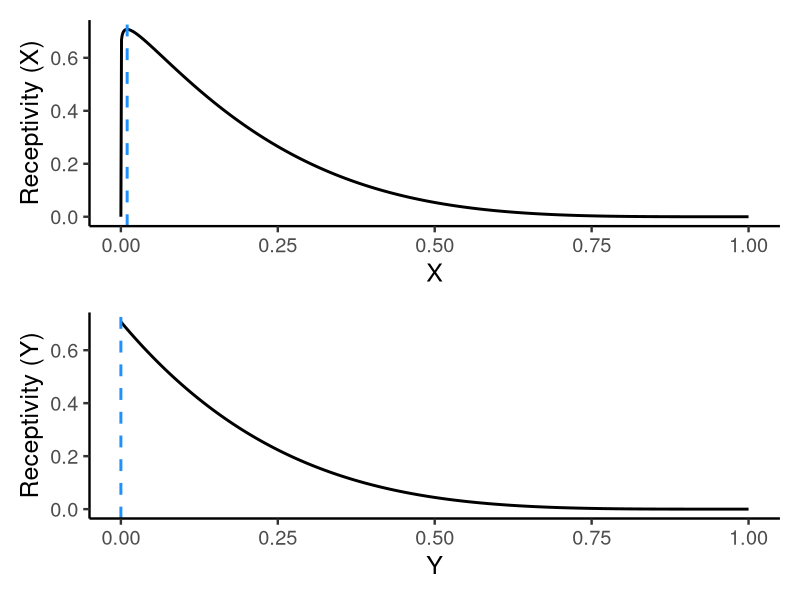

Write the R code that produced this figure.

library(ggplot2)
library(patchwork)

x <- seq(0, 1, length.out = 1000)
naive_x = 0.01
m = sqrt(0.5)
b = 5
Rx <- (m*x^((naive_x*(b-2)+1)/(1-naive_x) - 1) * (1-x)^(b-1)) / 
  (naive_x^((naive_x*(b-2)+1)/(1-naive_x)-1)*(1-naive_x)^(b-1))
data.x <- data.frame(x = x, Rx = Rx)

# "Canela Text", "Hoefler Text"


receptivity.x <- ggplot(data.x) + 
  geom_line(aes(x = x, y = Rx), linewidth = 1) + 
  geom_vline(aes(xintercept = naive_x), color = "dodgerblue", linetype = 2, linewidth = 1) + 
  labs(y = "Receptivity (X)", x = "X") +
  theme_classic(base_size = 18) #+ 
  #theme(text = element_text(family = "STIX Two Math"))

y <- seq(0, 1, length.out = 1000)
naive_y = 0
m = sqrt(0.5)
b = 5
Ry <- (m*x^((naive_y*(b-2)+1)/(1-naive_y) - 1) * (1-x)^(b-1)) / 
  (naive_y^((naive_y*(b-2)+1)/(1-naive_y)-1)*(1-naive_y)^(b-1))
data.y <- data.frame(y = y, Ry = Ry)

receptivity.y <- ggplot(data.y) + 
  geom_line(aes(x = y, y = Ry), linewidth = 1) + 
  geom_vline(aes(xintercept = naive_y), color = "dodgerblue", linetype = 2, linewidth = 1) + 
  labs(y = "Receptivity (Y)", x = "Y") +
  theme_classic(base_size = 18) #+ 
  # theme(text = element_text(family = "STIX Two Math"))

receptivity_plot <- receptivity.x / receptivity.y
receptivity_plot
# ggsave(filename = "receptivity_combo_plot_thesis.png",
#        plot = receptivity_plot, path = "Plots/Plot Outputs",
#        device = "png", height = 6, width = 10, units = "in")
